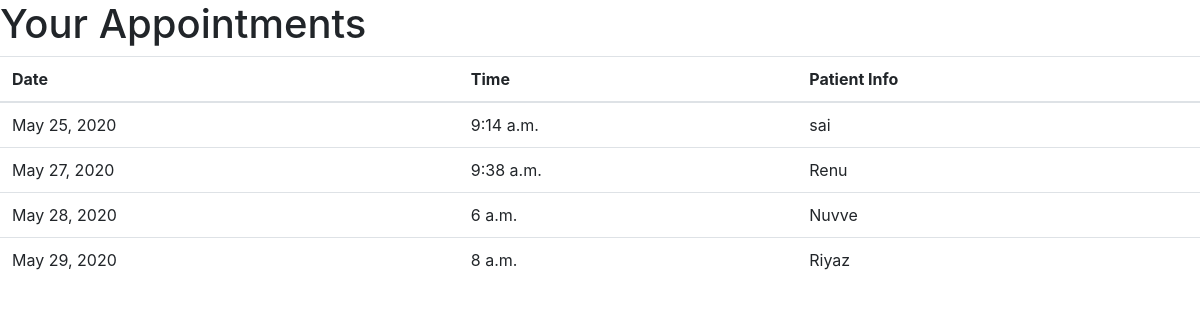
/Appointments/, run on the app's committed database.
### at/models.py (models this page shows, shortened)
class Appointment(models.Model):
    date=models.DateField()
    time=models.TimeField()
    doctor=models.CharField(max_length=200)
    patient=models.CharField(max_length=200)
    STATUS_CHOICES = (
        ("Pending", "Pending"),
        ("Completed", "Completed"))
    status = models.CharField(max_length=20, choices=STATUS_CHOICES, default='1')

### at/views.py (the view)
# urls.py: path('Appointments/',views.Appointments,name='Appointments'),
def Appointments(request):
    appointments = Appointment.objects.all()
    return render(request,'Appointments.html',{"appointments": appointments})

### at/templates/Appointments.html (shortened to what this page needs)
<html>
    <link rel="stylesheet" href="https://stackpath.bootstrapcdn.com/bootstrap/4.3.1/css/bootstrap.min.css">
    <body>
        <h1>Your Appointments</h1>
<table class="table">
  <thead>
    <tr>
      <th scope="col">Date</th>
      <th scope="col">Time</th>
      <th scope="col">Patient Info</th>
    </tr>
  </thead>
    {% for appointment in appointments %}
    <tr>
        <td>{{appointment.date}}</td>
      <td>{{appointment.time}}</td>
      <td>{{appointment.patient}}</td>
    </tr>
     {% endfor %}
</table>
 </body>
</html>

### data on the page
Appointment: date "May 25, 2020", time "9:14 a.m.", patient "sai"
Appointment: date "May 27, 2020", time "9:38 a.m.", patient "Renu"
Appointment: date "May 28, 2020", time "6 a.m.", patient "Nuvve"
Appointment: date "May 29, 2020", time "8 a.m.", patient "Riyaz"
